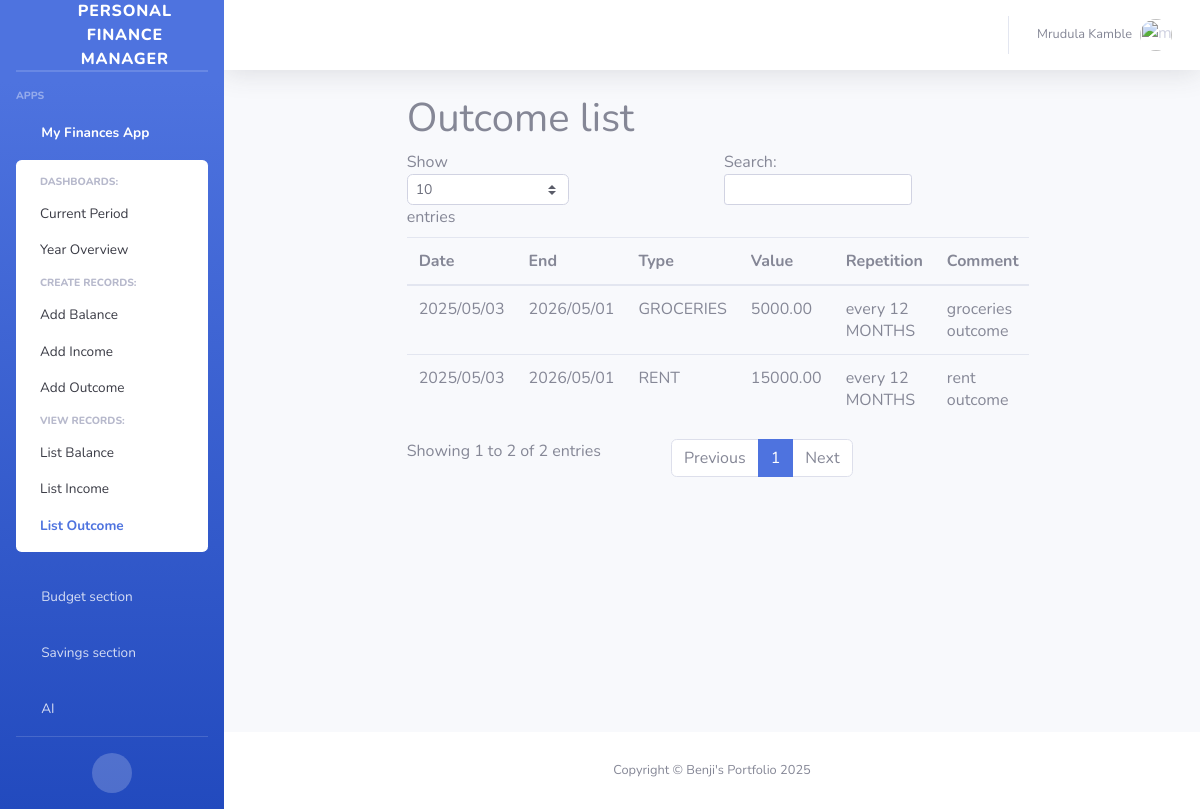
Screenshot of /my_finances/outcome_list/ (signed in) with the database file from the repository.
### accounts/models.py (models this page shows, shortened)
class CustomUser(AbstractUser, PermissionsMixin):
    first_name = models.CharField(_('first name'), max_length=30, blank=False, null=False, unique=True)
    last_name = models.CharField(_('last name'), max_length=30, blank=False, null=False, unique=True)
    email = models.EmailField(_('email address'), unique=True, blank=False, null=False)
    phone_number = models.CharField(max_length=15, blank=False, null=False)
    is_active = models.BooleanField(_('active'), default=False)
    is_staff = models.BooleanField(_('staff status'), default=False)
    enable_two_factor_authentication = models.BooleanField(null=True, blank=True)
    date_joined = models.DateTimeField(_('date joined'), default=timezone.now)
    email_verified = models.BooleanField(_('email verified'), default=False,
                                         help_text=_('Designates whether the user has verified their email.'))
    objects = CustomUserManager()
    USERNAME_FIELD = 'email'
    REQUIRED_FIELDS = ['first_name', 'last_name']

### my_finances/models.py (models this page shows, shortened)
class Outcome(models.Model):
    class OTypes(models.IntegerChoices):
        REN = 1, "RENT"
        BIL = 2, "BILLS"
        CAR = 3, "CAR"
        TRA = 4, "TRAVEL"
        HEA = 5, "HEALTH"
        GRO = 6, "GROCERIES"
        FUN = 7, "FUN"
        CLO = 8, "CLOTHES"
        CHA = 9, "CHARITY"
        SAV = 10, "SAVINGS"
    class RInterval(models.IntegerChoices):
        NA = 1, 'N/A'
        DAY = 2, 'DAYS'
        WEK = 3, 'WEEKS'
        MON = 4, 'MONTHS'
        YEA = 5, 'YEARS'
    user = models.ForeignKey(settings.AUTH_USER_MODEL, on_delete=models.CASCADE, related_name='user_outcomes')
    value = models.DecimalField(max_digits=10, decimal_places=2)
    date = models.DateField()
    type = models.PositiveSmallIntegerField(choices=OTypes.choices)
    repetitive = models.BooleanField(default=False)
    repetition_interval = models.PositiveSmallIntegerField(choices=RInterval.choices, default=1)
    repetition_time = models.PositiveSmallIntegerField(default=0)
    repetition_end = models.DateField(null=True)
    comment = models.TextField(null=True, blank=True)
    updated_at = models.DateTimeField(auto_now=True)
    created_at = models.DateTimeField(auto_now_add=True)
    class Meta:
        verbose_name_plural = 'outcomes'

### my_finances/views.py (the view)
# urls.py: path('outcome_list/', views.OutcomeListView.as_view(), name='outcome_list'),
class OutcomeListView(ListView):
    model = Outcome
    paginate_by = 100
    template_name = 'my_finances/balance_income_outcome_list.html'
    extra_context = {'list_what': 'Outcome'}
    def get_queryset(self):
        user = self.request.user
        return Outcome.objects.filter(user=user).order_by('-id')

### helper/context_processors.py (called while the page is built)
def add_custom_context(request):
    return {
        'app_name': request.resolver_match.app_name,
        'page_path': request.path,
        'today': datetime.today(),
        'user': request.user if request.user.is_authenticated else None
    }

### templates/my_finances/balance_income_outcome_list.html (shortened to what this page needs)
{% extends 'base2.html' %}
{% load static %}
{% block content %}
    <div class="row">
        <div class="col-lg-8 mx-auto">
            <h1>{{ list_what }} list</h1>
        </div>
    </div>
    <div class="row">
        <div class="col-lg-8 mx-auto table-responsive">
            {% if object_list %}
                <table id="list-table" class="table">
                    <thead>
                    <tr>
                        <th scope="col">Date</th>
                        {% if list_what != 'Balance' %}
                            <th scope="col">End</th>
                        {% endif %}
                        <th scope="col">Type</th>
                        <th scope="col">Value</th>
                        {% if list_what != 'Balance' %}
                            <th scope="col">Repetition</th>
                        {% endif %}
                        <th scope="col">Comment</th>
                    </tr>
                    </thead>
                    <tbody id="table-body">
                    {% for object in object_list %}
                        <tr>
                            <td>{{ object.date|date:"Y/m/d" }}</td>
                            {% if list_what != 'Balance' %}
                                <td>{{ object.repetition_end|date:"Y/m/d" }}</td>
                            {% endif %}
                            <td>{{ object.get_type_display }}</td>
                            <td>{{ object.value }}</td>
                            {% if list_what != 'Balance' %}
                                <td>
                                    {% if object.repetitive %}
                                        every {{ object.repetition_time }} {{ object.get_repetition_interval_display }}
                                    {% endif %}
                                </td>
                            {% endif %}
                            <td>{{ object.comment }}</td>
                        </tr>
                    {% endfor %}
                    </tbody>
                </table>
            {% else %}
                Nothing to show
            {% endif %}
        </div>
    </div>
{% endblock %}

### templates/base2.html (shortened to what this page needs)
{% load static %}
{% load crispy_forms_tags %}
<html lang="en">
<head>
    <link href="{% static 'vendor/fontawesome-free/css/all.min.css' %}" rel="stylesheet" type="text/css">
    <link href="{% static 'css/sb-admin-2.min.css' %}" rel="stylesheet">
</head>
<body id="page-top">
<div id="wrapper">
    <ul class="navbar-nav bg-gradient-primary sidebar sidebar-dark accordion" id="accordionSidebar">
        <a class="sidebar-brand d-flex align-items-center justify-content-center" href="{% url 'website:index' %}">
            <div class="sidebar-brand-icon rotate-n-15">
                <i class="fas fa-laugh-wink"></i>
            </div>
            <div class="sidebar-brand-text mx-3">Personal Finance Manager</div>
        </a>
        <hr class="sidebar-divider my-0">
        <hr class="sidebar-divider">
        <div class="sidebar-heading">
            Apps
        </div>
        {% if user %}
            <li class="nav-item{% if app_name == 'my_finances' %} active{% endif %}">
                <a class="nav-link{% if app_name != 'my_finances' %} collapsed{% endif %}" href="#"
                   data-toggle="collapse" data-target="#collapseTwo"
                   aria-expanded="true" aria-controls="collapseTwo">
                    <i class="fas fa-fw fa-cog"></i>
                    <span>My Finances App</span>
                </a>
                <div id="collapseTwo" class="collapse{% if app_name == 'my_finances' %} show{% endif %}"
                     aria-labelledby="headingTwo" data-parent="#accordionSidebar">
                    <div class="bg-white py-2 collapse-inner rounded">
                        <h6 class="collapse-header">Dashboards:</h6>
                        {% url 'my_finances:current_period' as my_finances_current_period %}
                        {% url 'my_finances:year_overview' as my_finances_year_overview %}
                        <a class="collapse-item{% if page_path == my_finances_current_period %} active{% endif %}"
                           href="{{ my_finances_current_period }}">Current Period</a>
                        <a class="collapse-item{% if page_path == my_finances_year_overview %} active{% endif %}"
                           href="{{ my_finances_year_overview }}">Year Overview</a>
                        <h6 class="collapse-header">Create records:</h6>
                        {% url 'my_finances:balance_create' as my_finances_balance_create %}
                        {% url 'my_finances:income_create' as my_finances_income_create %}
                        {% url 'my_finances:outcome_create' as my_finances_outcome_create %}
                        <a class="collapse-item{% if page_path == my_finances_balance_create %} active{% endif %}"
                           href="{{ my_finances_balance_create }}">Add Balance</a>
                        <a class="collapse-item{% if page_path == my_finances_income_create %} active{% endif %}"
                           href="{{ my_finances_income_create }}">Add Income</a>
                        <a class="collapse-item{% if page_path == my_finances_outcome_create %} active{% endif %}"
                           href="{{ my_finances_outcome_create }}">Add Outcome</a>
                        <h6 class="collapse-header">View records:</h6>
                        {% url 'my_finances:balance_list' as my_finances_balance_list %}
                        {% url 'my_finances:income_list' as my_finances_income_list %}
                        {% url 'my_finances:outcome_list' as my_finances_outcome_list %}
                        <a class="collapse-item{% if page_path == my_finances_balance_list %} active{% endif %}"
                           href="{{ my_finances_balance_list }}">List Balance</a>
                        <a class="collapse-item{% if page_path == my_finances_income_list %} active{% endif %}"
                           href="{{ my_finances_income_list }}">List Income</a>
                        <a class="collapse-item{% if page_path == my_finances_outcome_list %} active{% endif %}"
                           href="{{ my_finances_outcome_list }}">List Outcome</a>
                    </div>
                </div>
            </li>
       <li class="nav-item{% if app_name == 'budget_section' %} active{% endif %}">
            <a class="nav-link{% if app_name != 'budget_section' %} collapsed{% endif %}" href="#"
               data-toggle="collapse" data-target="#collapse2"
               aria-expanded="true" aria-controls="collapse2">
                <i class="fas fa-fw fa-cog"></i>
                <span>Budget section</span>
            </a>
                    {% url 'budget_section:budget_create' as budget_section_budget_create %}
                    {% url 'budget_section:category_create' as budget_section_category_create %}
                    {% url 'budget_section:transaction_create' as budget_section_transaction_create %}
                     {% url 'budget_section:budget_list' as budget_section_budget_list %}
                    {% url 'budget_section:category_list' as budget_section_category_list %}
                    {% url 'budget_section:transaction_list' as budget_section_transaction_list %}
        </li>
          <li class="nav-item{% if app_name == 'savings_section' %} active{% endif %}">
            <a class="nav-link{% if app_name != 'savings_section' %} collapsed{% endif %}" href="#"
               data-toggle="collapse" data-target="#collapse3"
               aria-expanded="true" aria-controls="collapse3">
                <i class="fas fa-fw fa-cog"></i>
                <span>Savings section</span>
            </a>
                    {% url 'savings_section:savings_create' as savings_section_savings_create %}
                    {% url 'savings_section:deposit_create' as savings_section_deposit_create %}
                    {% url 'savings_section:withdrawal_create' as savings_section_withdrawal_create %}
                    {% url 'savings_section:savings_goal_create' as savings_section_savings_goal_create %}
                    {% url 'savings_section:savings_list' as savings_section_savings_list %}
                    {% url 'savings_section:deposits_list' as savings_section_deposit_list %}
                    {% url 'savings_section:withdrawals_list' as savings_section_withdrawal_list %}
                    {% url 'savings_section:savings_goals_list' as savings_section_savings_goal_list %}
        </li>
        <li class="nav-item">
            <a class="nav-link collapsed" href="/ai/dashboard/">
                <i class="fas fa-fw fa-cog"></i>
                <span>AI</span>
            </a>
        </li>
        {% endif %}
        <hr class="sidebar-divider">
        <div class="text-center d-none d-md-inline">
            <button class="rounded-circle border-0" id="sidebarToggle"></button>
        </div>
    </ul>
    <div id="content-wrapper" class="d-flex flex-column">
        <div id="content">
            <nav class="navbar navbar-expand navbar-light bg-white topbar mb-4 static-top shadow">
                <ul class="navbar-nav ml-auto">
                    <li class="nav-item dropdown no-arrow">
                        {% if user %}
                            <a class="nav-link dropdown-toggle" href="#" id="userDropdown" role="button"
                               data-toggle="dropdown" aria-haspopup="true" aria-expanded="false">
                                <span class="mr-2 d-none d-lg-inline text-gray-600 small">{{ user.first_name }} {{ user.last_name }}</span>
                                <img class="img-profile rounded-circle"
                                     src="https://w7.pngwing.com/pngs/4/736/png-transparent-female-avatar-girl-face-woman-user-flat-classy-users-icon.png" alt="{{ user.username }}">
                            </a>
                        {% endif %}
                    </li>
                </ul>
            </nav>
            <div class="container-fluid">
                {% block content %}
                {% endblock %}
            </div>
        </div>
        <footer class="sticky-footer bg-white">
            <div class="container my-auto">
                <div class="copyright text-center my-auto">
                    <span>Copyright &copy; Benji's Portfolio {{ today.year }}</span>
                </div>
            </div>
        </footer>
    </div>
</div>
</body>
</html>

### rows the page displays
CustomUser: first_name "Mrudula", last_name "Kamble"
Outcome: date "2025/05/03", repetition_end "2026/05/01", type "GROCERIES", value "5000.00", repetition_time "12", repetition_interval "MONTHS", comment "groceries outcome"
Outcome: date "2025/05/03", repetition_end "2026/05/01", type "RENT", value "15000.00", repetition_time "12", repetition_interval "MONTHS", comment "rent outcome"

### other values shown
{{ list_what }} "Outcome"
